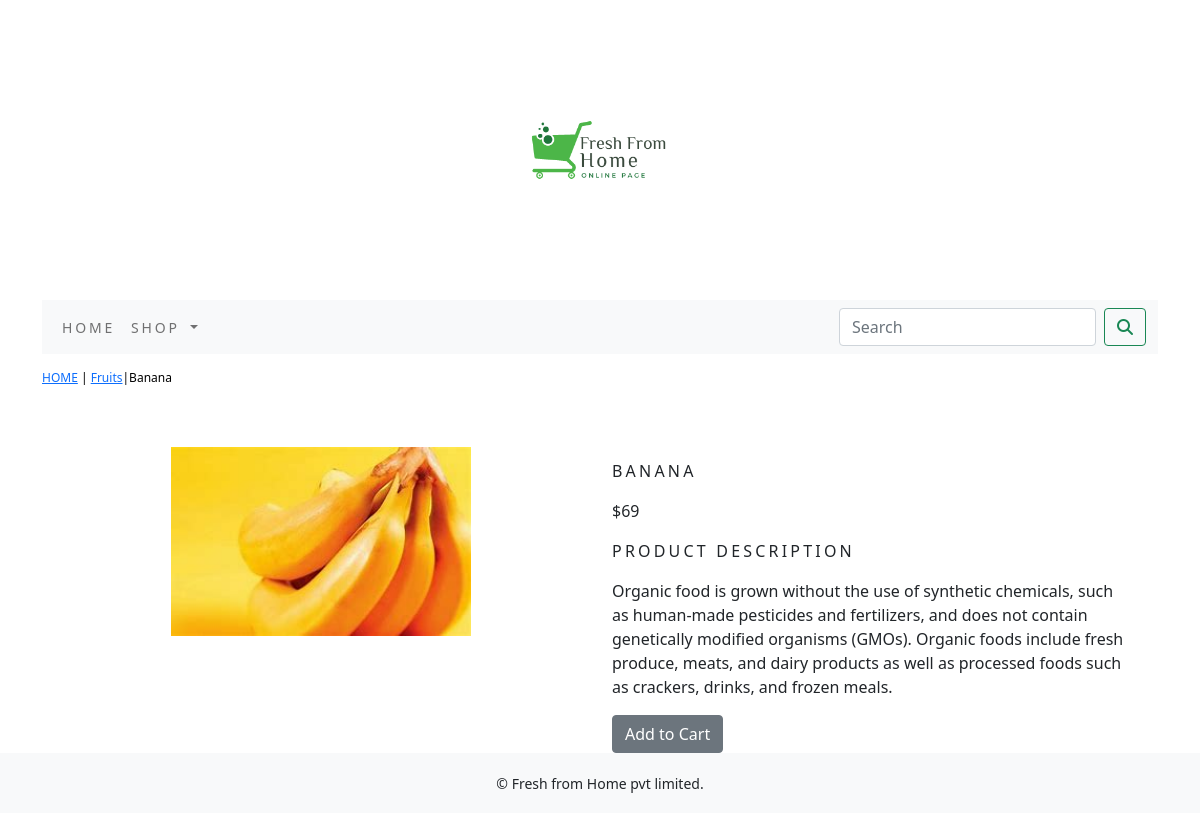
The app's page /ecomapp/fruits/banana/ with its own data.
### ecomapp/models.py (models this page shows, shortened)
class Product(models.Model):
    name = models.CharField(max_length=250, unique=True)
    slug = models.SlugField(max_length=250, unique=True)
    description = models.TextField(blank=True)
    price=models.IntegerField(default=True)
    category=models.ForeignKey(Category,on_delete=models.CASCADE)
    image = models.ImageField(upload_to='product', blank=True)
    stock=models.IntegerField()
    available=models.BooleanField(default=True)
    created=models.DateTimeField(auto_now_add=True)
    updated=models.DateTimeField(auto_now=True)
    class Meta:
        ordering=('name',)
        verbose_name='product'
        verbose_name_plural='products'

class Category(models.Model):
    name = models.CharField(max_length=250, unique=True)
    slug = models.SlugField(max_length=250, unique=True)
    desc = models.TextField(blank=True)
    image = models.ImageField(upload_to='category', blank=True)
    class Meta:
        ordering=('name',)
        verbose_name='category'
        verbose_name_plural='categories'
    def get_url(self):
        return reverse('ecomapp:products_by_category',args=[self.slug])
    def __str__(self):
        return '{}'.format(self.name)

### ecomapp/views.py (the view)
# urls.py: path('<slug:c_slug>/<slug:product_slug>/', views.proDetail,name='prodcatdetail'),
def proDetail(request,c_slug,product_slug):
    try:
        product=Product.objects.get(category__slug=c_slug,slug=product_slug)
    except Exception as e:
        raise e
    return render(request,"product.html",{'product':product})

### cartapp/context_processors.py (called while the page is built)
def counter(request):
    item_count=0
    if 'admin' in request.path:
        return {}
    else:
        try:
            cart=Cart.objects.filter(cart_id=_cart_id(request))
            cat_items=CartItem.objects.all().filter(cart=cart[:1])
            for cart_item in cat_items:
                item_count += cart_item.quantity
        except Cart.DoesNotExist:
            item_count=0
    return dict(item_count=item_count)

### cartapp/views.py (called while the page is built)
def _cart_id(request):
    cart=request.session.session_key
    if not cart:
        cart=request.session.create()
    return cart

### ecomapp/context_processors.py (called while the page is built)
def menu_links(request):
    links=Category.objects.all()
    return dict(links=links)

### template/product.html (shortened to what this page needs)
{% extends 'base.html' %}
{% load static %}
{% block content %}
<div class="row my_prod_row_class">
    <div class="mx_auto">
        <p><a href="{% url 'ecomapp:allProdCat' %}">HOME</a> | <a href="{{product.category.get_url}}">{{product.category}}</a>|{{product.name}}</p>
    </div>
</div>
<div class="container">
<br>
<div class="row">
    <div class="col-12 col-sm-12 col-md-12 col-lg-6 text-center">
        <div style="min-width:18rem;">
            <img src="{{product.image.url}}" alt="{{product.name}}"  width="300px;">
        </div>
    </div>
        <div class="col-12 col-sm-12 col-md-12 col-lg-6">
            <div>
            <h1 class="my_prod_title">{{product.name}}</h1>
            <p>${{product.price}}</p>
            <p class="my_title"> Product Description</p>
            <p class="text-justify my_prod_text">{{product.description}}</p>
            {% if product.stock <= 0 %}
            <p class="text-justify my_prod_text"><b>Out of Stock</b></p>
            {% else %}
            <a class="btn btn-secondary" href="{% url 'cartapp:add_cart' product.id %}"> Add to Cart</a>
            {% endif %}
        </div>
    </div>
    </div>
</div>
{% endblock %}

### static/css/custom.css (style rules this page uses)
body { font-family: 'Roboto', sans-serif; }
.my_title { font-size:16px; text-transform:uppercase; letter-spacing:.2em; }
.my_prod_row_class { padding-top:15px; padding-bottom:20px; }
.my_prod_row_class .mx_auto { color:#000; font-size:12px; text-decoration:none; }
.my_prod_title { font-size:16px; text-transform:uppercase; letter-spacing:.2em; padding-top:15px; padding-bottom:10px; }
.my_prod_text { padding-right:20px; }

### records on screen
Product: category "Fruits", name "Banana", image (picture), name "BANANA", price "69", description "Organic food is grown without the use of synthetic chemicals, such as human-made pesticides and fertilizers, and does not contain genetically modified organisms (GMOs). Organic foods include fresh produce, meats, and dairy products as well as processed foods such as crackers, drinks, and frozen meals."
